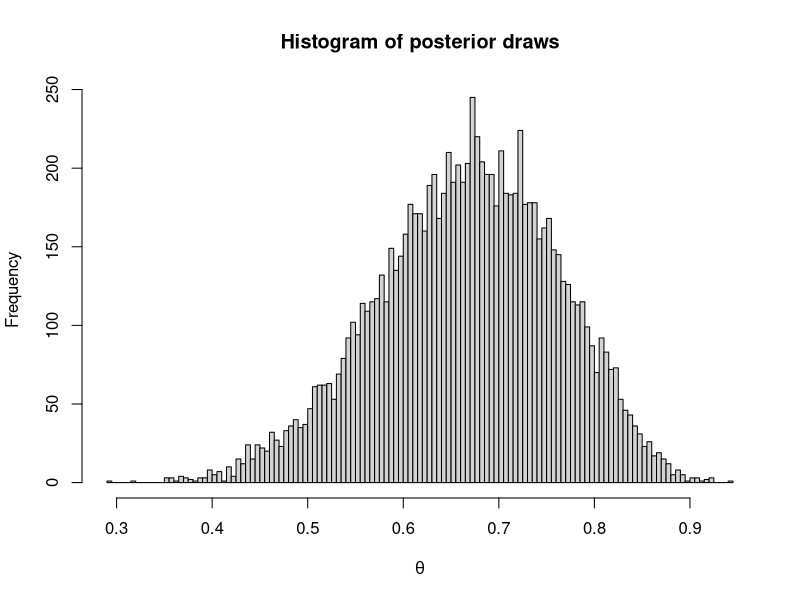
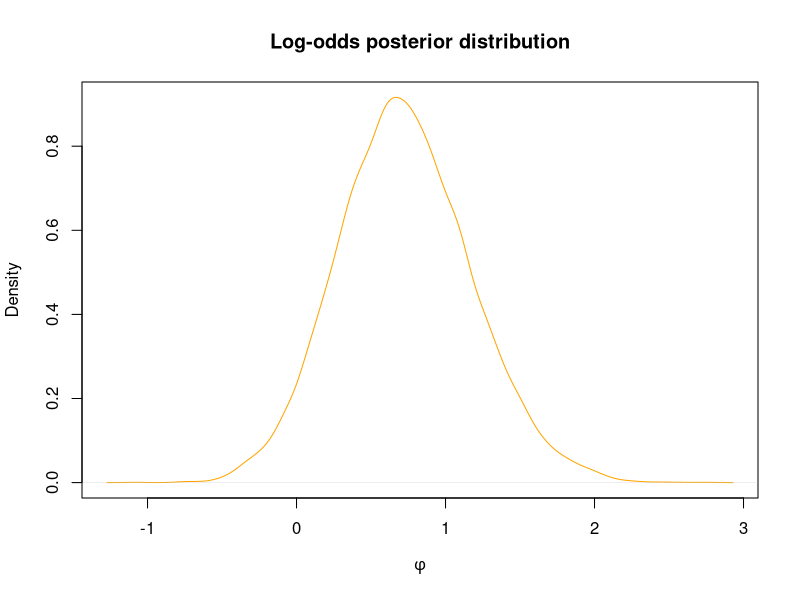
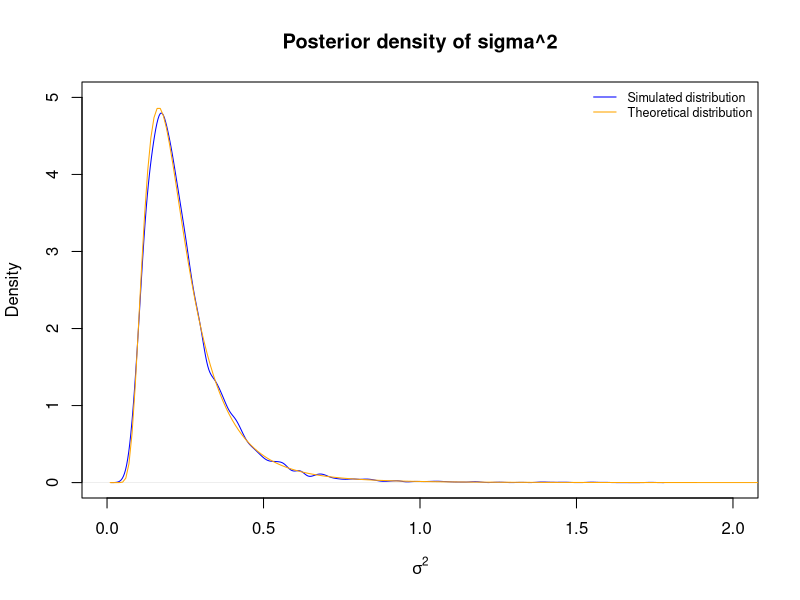
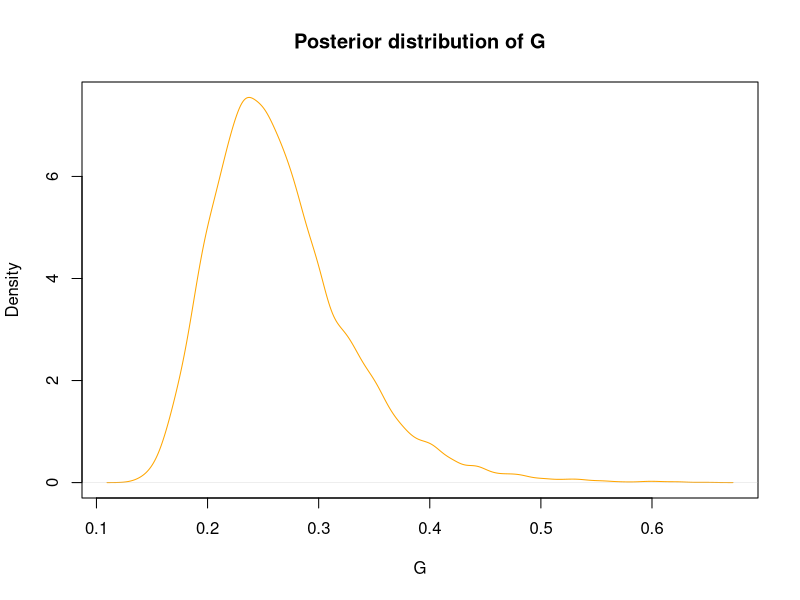
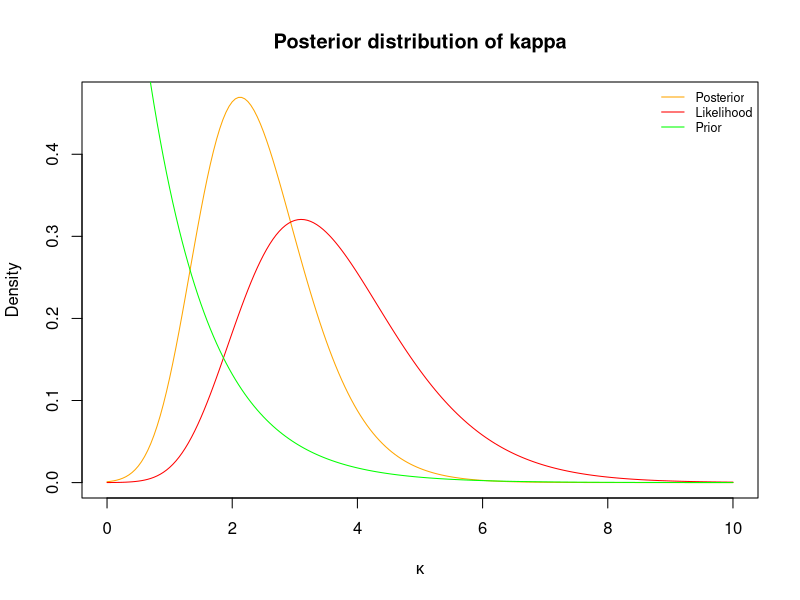

Write R code to recreate these figures, in order.
## ---- chunk 1
knitr::opts_chunk$set(echo = FALSE)
knitr::opts_chunk$set(fig.align = "center")
posterior.col  = "orange"
likelihood.col = "red"
prior.col      = "green"
## ---- chunk 2
# a) Show that posterior converges to 14/20 approx. 0.7
alpha0 <- 2
beta0  <- 2 
nDraws <- 10000
n      <- 20
s      <- 14
f      <- n - s
post   <- rbeta(nDraws, alpha0 + s, beta0 + f)
hist(post, 
     breaks = 100,
     main   = "Histogram of posterior draws",
     xlab   = expression(theta))
## ---- chunk 3
sprintf("Mean of posterior draws %f", mean(post))
## ---- chunk 4
# b) Simulation to compute posterior probability P(theta < 0.4 | y)
thetas <- rbeta(nDraws, alpha0 +s , beta0 + f)
sprintf("Simulated probability of theta < 0.4: %f", length(thetas[thetas<0.4]) / length(thetas))  # Simulated value
sprintf("Exact probability of theta < 0.4: %f", pbeta(0.4, alpha0 + s, beta0 + f))                # Exact value
## ---- chunk 5
# c) Log odds posterior distribution
phi <- sapply(thetas, function(theta) { log(theta / (1 - theta)) })
phi.dens <- density(phi)
plot(phi.dens,
     main = "Log-odds posterior distribution", 
     ylab = "Density",
     xlab = expression(phi),
     col  = posterior.col)
## ---- chunk 6
incomes <- c(14, 25, 45, 25, 30, 33, 19, 50, 34, 67)
mu      <- 3.5
n       <- length(incomes)
tau2    <- sum((log(incomes) - mu)^2) / n 
nDraws  <- 10000
dinvgamma <- function(x, a, b) {
  (b^a)/gamma(a) * x^(-a-1) * exp(-b/x)
}

dinvchisq2 <- function(x, n, tau2) {
  a <- n / 2
  b <- n*tau2 / 2
  dinvgamma(x, a, b)
}

# a) Simulate posterior draws
X           <- rchisq(nDraws, n)
sigma2      <- n*tau2/X
sigma2.dens <- density(sigma2)

plot(sigma2.dens, col = "blue", 
     main = "Posterior density of sigma^2",
     xlab = expression(sigma^2),
     ylim = c(0,5),
     xlim = c(0,2))

# Theoretical sigmas
delta  <- 0.01
grid   <- seq(0.01, 2.5, delta)
sigmas <- dinvchisq2(grid, n, tau2)
lines(grid, sigmas/(sum(sigmas)*delta), type = 'l', col = "orange")
legend("topright", 
       c("Simulated distribution", "Theoretical distribution"), 
       col = c("blue", "orange"),
       lty = 1,
       bty='n', 
       cex=.75)
## ---- chunk 7
# b) Gini coefficient posterior
G      <- 2*pnorm(sqrt(sigma2/2)) - 1
#G.hist <- hist(G, breaks = 100, freq = FALSE, xlim = 0:1)

# c) G Credible interval
G.slice <- sort(G)[(0.025*nDraws):(0.975*nDraws)]
cred.lower.bound <- min(G.slice)
cred.upper.bound <- max(G.slice)
G.dens <- density(G)
plot(G.dens,
     main = "Posterior distribution of G",
     xlab = "G",
     col  = posterior.col)
## ---- chunk 8
sprintf("Credible interval lower bound: %f", cred.lower.bound)
sprintf("Credible interval upper bound: %f", cred.upper.bound)
## ---- chunk 9
# c) G Highest Posterior Density (HPD)
i      <- order(G.dens$y, decreasing = TRUE)
csum   <- cumsum(G.dens$y[i])
m      <- length(csum[csum < sum(G.dens$y)*0.95])
H      <- G.dens$x[i][1:m]
hpd.lower.bound <- min(H)
hpd.upper.bound <- max(H)
sprintf("HPD lower bound: %f", hpd.lower.bound)
sprintf("HPD upper bound: %f", hpd.upper.bound)
## ---- chunk 10

Von.Mises <- function (y, mu, k){
  exp(k*cos(y - mu)) / (2*pi*besselI(k, 0))
}

Y          <- c(-2.44, 2.14, 2.54, 1.83, 2.02, 2.33, -2.79, 2.23, 2.07, 2.02)
mu         <- 2.39
lambda     <- 1
delta      <- 0.05
kappas     <- seq(0, 10, delta)
likelihood <- sapply(kappas, function (k) { prod(Von.Mises(Y, mu, k)) })
prior      <- dexp(kappas, lambda)
posterior  <- likelihood * prior

plot(kappas, posterior/(sum(posterior)*delta),
     main = "Posterior distribution of kappa",
     xlab = expression(kappa),
     ylab = "Density",
     col  = posterior.col, 
     type = 'l')
lines(kappas, likelihood/(sum(likelihood)*delta), col ="red")
lines(kappas, prior/(sum(prior)*delta), col ="green")
legend("topright", 
       c("Posterior", "Likelihood", "Prior"), 
       lty=1, 
       col=c(posterior.col, likelihood.col, prior.col), 
       bty='n', 
       cex=.75)

## ---- chunk 11
sprintf("Posterior mode: %.2f", kappas[which.max(posterior)])
